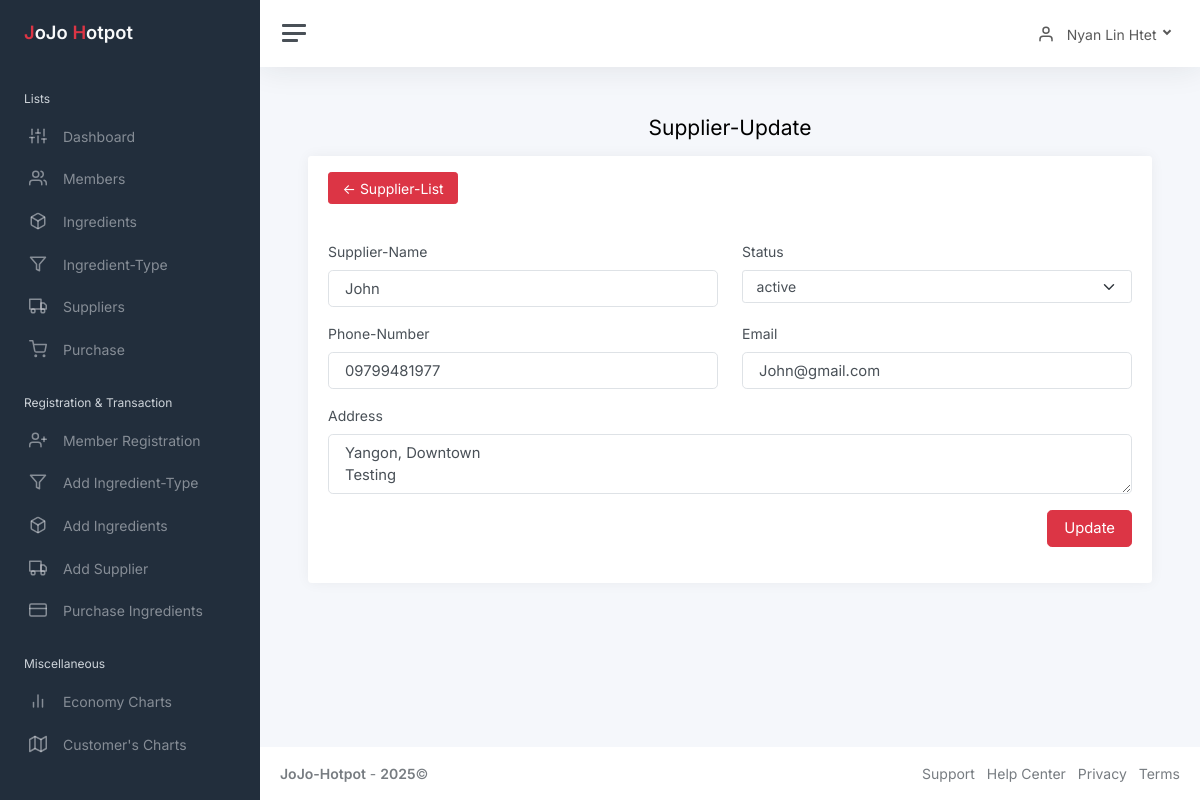
The app's page /admin/static/supplierUpdate.php?supplierID=1 (signed in) with its own data.
### tables this page shows
CREATE TABLE `supplier` (
  `supplierID` int(11) NOT NULL,
  `supplierName` varchar(30) NOT NULL,
  `phoneNum` varchar(20) NOT NULL,
  `email` varchar(50) NOT NULL,
  `address` varchar(200) NOT NULL,
  `status` varchar(100) NOT NULL
);

### admin/static/supplierUpdate.php (the view, shortened to what this page needs)
<?php
include('connect.php');
$AdminID = $_SESSION['AdminID'];
$selectAdmin = "SELECT AdminName FROM admin WHERE AdminID = '$AdminID'";
$resultAdmin = mysqli_query($connect, $selectAdmin);
$rowAdmin = mysqli_fetch_assoc($resultAdmin);
$AdminName = $rowAdmin['AdminName'];
$ID=$_GET['supplierID'];
      $select = "SELECT * FROM supplier WHERE supplierID='$ID'";
      $ret=mysqli_query($connect,$select);
	  $arr=mysqli_fetch_array($ret);
?>
<!DOCTYPE html>
<html lang="en">
<head>
	<link href="css/app.css" rel="stylesheet">
</head>
<body>
	<div class="wrapper">
	<?php include('refactor/sidebar.php'); ?>
		<div class="main">
		<?php include('refactor/navbar.php'); ?>
			<main class="content">
				<div class="container-fluid p-0">
					<h1 class="h3 mb-3 text-center">Supplier-Update</h1>
					<div class="row">
						<div class="col-12">
                        <div class="card">
								<div class="card-header">
                                <a href="supplier-list.php" class="btn btn-danger"><- Supplier-List</a>
								</div>
								<div class="card-body">
                                <form method="POST" enctype="multipart/form-data">
                                        <div class="row mb-3">
                                            <div class="col-6">
                                            <label class="form-label">Supplier-Name</label>
											<input class="form-control form-control-lg" type="text" name="name" placeholder="Enter name..." value="<?php echo $arr['supplierName']; ?>"/>
                                            </div>
                                            <div class="col-6">
                                            <label class="form-label">Status</label>
											<select class="form-select" name="status">
                                            <option selected>active</option>
                                            </select>
                                            </div>
                                        </div>
                                        <div class="row mb-3">
                                            <div class="col-6">
                                            <label class="form-label">Phone-Number</label>
											<input class="form-control form-control-lg" type="number" name="phone" placeholder="Enter phone number.." value="<?php echo $arr['phoneNum']; ?>" />
                                            </div>
                                            <div class="col-6">
                                            <label class="form-label">Email</label>
                                            <input class="form-control form-control-lg" type="email" name="email" placeholder="Enter email..." value="<?php echo $arr['email']; ?>" />
                                            </div>
                                        </div>
                                        <div class="row mb-3">
                                            <div class="col-12">
                                            <label class="form-label">Address</label>
                                            <textarea class="form-control form-control-lg" rows="2" name="address" placeholder="Enter Address..."><?php echo $arr['address']; ?></textarea>
                                            </div>
                                        </div>
                                        <div class="row mb-3">
                                            <div class="col-12 text-end">
                                            <input type="submit" class="btn btn-lg btn-danger" name="btnUpdate" value="Update">
                                            </div>
                                        </div>
                                    </form>
								</div>
						</div>
						</div>
					</div>
				</div>
			</main>
			<?php include('refactor/footer.php'); ?>
		</div>
	</div>
</body>
</html>

### admin/static/refactor/navbar.php (shortened to what this page needs)
<nav class="navbar navbar-expand navbar-light navbar-bg">
				<a class="sidebar-toggle js-sidebar-toggle">
          <i class="hamburger align-self-center"></i>
        </a>
				<div class="navbar-collapse collapse">
					<ul class="navbar-nav navbar-align">
						<li class="nav-item dropdown">
							<a class="nav-link dropdown-toggle d-none d-sm-inline-block" href="#" data-bs-toggle="dropdown">
                            <i class="align-middle me-2" data-feather="user"></i> <span class="align-middle"><?php echo $AdminName ?></span>
              </a>
						</li>
					</ul>
				</div>
			</nav>

### records on screen
supplier: name "John", phone "09799481977", email "John@gmail.com", address "Yangon, Downtown Testing"

### other values on screen
$AdminName "Nyan Lin Htet"
